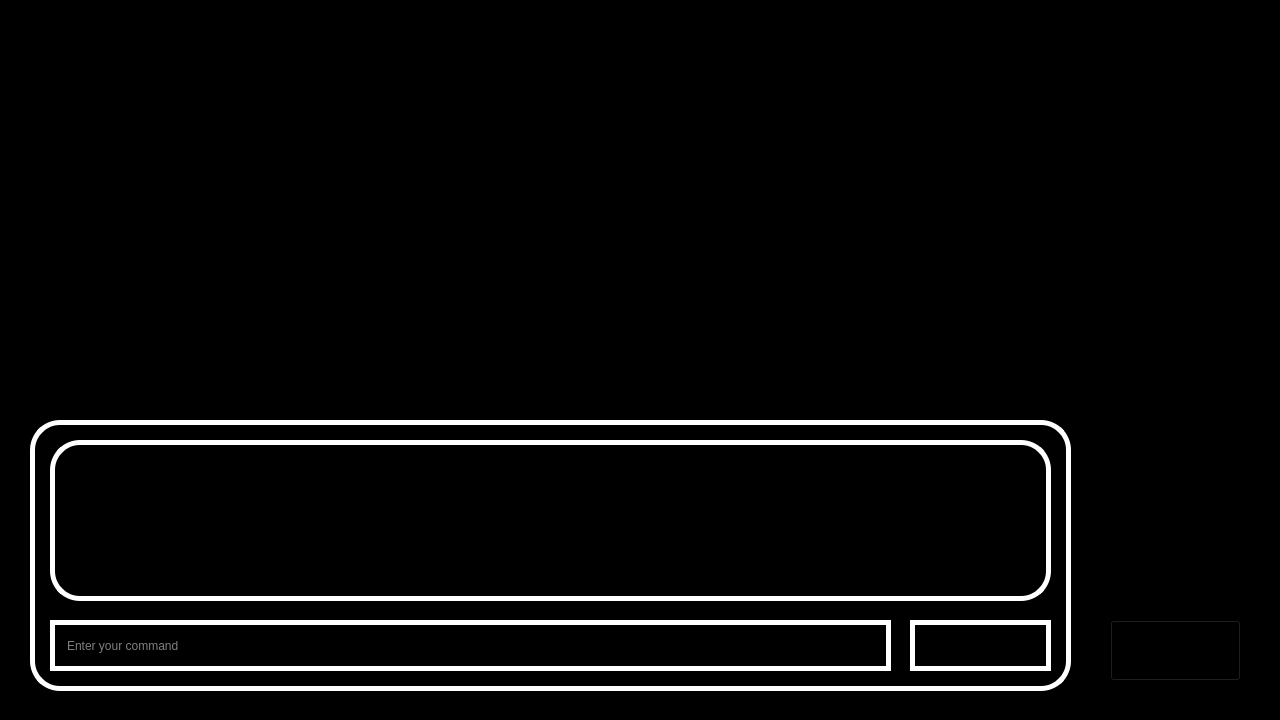
<?xml version="1.0" encoding="UTF-8"?>
<ui version="4.0">
 <class>Dialog</class>
 <widget class="QDialog" name="Dialog">
  <property name="geometry">
   <rect>
    <x>0</x>
    <y>0</y>
    <width>1280</width>
    <height>720</height>
   </rect>
  </property>
  <property name="windowTitle">
   <string>Dialog</string>
  </property>
  <property name="styleSheet">
   <string notr="true">background-color: rgb(0, 0, 0);</string>
  </property>
  <widget class="QLabel" name="label">
   <property name="geometry">
    <rect>
     <x>370</x>
     <y>10</y>
     <width>601</width>
     <height>91</height>
    </rect>
   </property>
   <property name="text">
    <string/>
   </property>
   <property name="pixmap">
    <pixmap>../JarvisImages/logo.png</pixmap>
   </property>
   <property name="scaledContents">
    <bool>true</bool>
   </property>
  </widget>
  <widget class="QLabel" name="listeningImg">
   <property name="enabled">
    <bool>false</bool>
   </property>
   <property name="geometry">
    <rect>
     <x>10</x>
     <y>100</y>
     <width>361</width>
     <height>261</height>
    </rect>
   </property>
   <property name="text">
    <string/>
   </property>
   <property name="pixmap">
    <pixmap>../JarvisImages/voicerecog.gif</pixmap>
   </property>
   <property name="scaledContents">
    <bool>true</bool>
   </property>
  </widget>
  <widget class="QLabel" name="label_3">
   <property name="geometry">
    <rect>
     <x>1020</x>
     <y>100</y>
     <width>261</width>
     <height>481</height>
    </rect>
   </property>
   <property name="styleSheet">
    <string notr="true">background-color:transparent;</string>
   </property>
   <property name="text">
    <string/>
   </property>
   <property name="pixmap">
    <pixmap>../JarvisImages/ironman.webp</pixmap>
   </property>
   <property name="scaledContents">
    <bool>true</bool>
   </property>
  </widget>
  <widget class="QLabel" name="arc_reactor">
   <property name="geometry">
    <rect>
     <x>390</x>
     <y>110</y>
     <width>511</width>
     <height>291</height>
    </rect>
   </property>
   <property name="text">
    <string/>
   </property>
   <property name="pixmap">
    <pixmap>../JarvisImages/arcreactor.gif</pixmap>
   </property>
   <property name="scaledContents">
    <bool>true</bool>
   </property>
  </widget>
  <widget class="QLabel" name="label_5">
   <property name="geometry">
    <rect>
     <x>380</x>
     <y>110</y>
     <width>111</width>
     <height>91</height>
    </rect>
   </property>
   <property name="text">
    <string/>
   </property>
   <property name="pixmap">
    <pixmap>../JarvisImages/blkimg.png</pixmap>
   </property>
   <property name="scaledContents">
    <bool>true</bool>
   </property>
  </widget>
  <widget class="QLabel" name="label_6">
   <property name="geometry">
    <rect>
     <x>800</x>
     <y>310</y>
     <width>111</width>
     <height>91</height>
    </rect>
   </property>
   <property name="text">
    <string/>
   </property>
   <property name="pixmap">
    <pixmap>../JarvisImages/blkimg.png</pixmap>
   </property>
   <property name="scaledContents">
    <bool>true</bool>
   </property>
  </widget>
  <widget class="QLabel" name="micImg">
   <property name="geometry">
    <rect>
     <x>10</x>
     <y>100</y>
     <width>361</width>
     <height>261</height>
    </rect>
   </property>
   <property name="text">
    <string/>
   </property>
   <property name="pixmap">
    <pixmap>../JarvisImages/listening.gif</pixmap>
   </property>
   <property name="scaledContents">
    <bool>true</bool>
   </property>
  </widget>
  <widget class="QFrame" name="frame">
   <property name="geometry">
    <rect>
     <x>30</x>
     <y>420</y>
     <width>1041</width>
     <height>271</height>
    </rect>
   </property>
   <property name="styleSheet">
    <string notr="true">color: rgb(255, 255, 255);
border-color: rgb(255, 255, 255);
border-radius: 30px;
border-width: 5px 5px 5px 5px;
border-style: solid;</string>
   </property>
   <property name="frameShape">
    <enum>QFrame::StyledPanel</enum>
   </property>
   <property name="frameShadow">
    <enum>QFrame::Raised</enum>
   </property>
   <widget class="QPushButton" name="submitBtn">
    <property name="geometry">
     <rect>
      <x>880</x>
      <y>200</y>
      <width>141</width>
      <height>51</height>
     </rect>
    </property>
    <property name="cursor">
     <cursorShape>PointingHandCursor</cursorShape>
    </property>
    <property name="styleSheet">
     <string notr="true">border-image: url(:/JarvisImages/startButton.png);</string>
    </property>
    <property name="text">
     <string/>
    </property>
   </widget>
   <widget class="QLineEdit" name="terminalInputBox">
    <property name="geometry">
     <rect>
      <x>20</x>
      <y>200</y>
      <width>841</width>
      <height>51</height>
     </rect>
    </property>
    <property name="styleSheet">
     <string notr="true">font: 15pt &quot;Segoe UI&quot;;
padding-left: 10px;</string>
    </property>
    <property name="placeholderText">
     <string>Enter your command</string>
    </property>
   </widget>
   <widget class="QPlainTextEdit" name="terminalOutputBox">
    <property name="geometry">
     <rect>
      <x>20</x>
      <y>20</y>
      <width>1001</width>
      <height>161</height>
     </rect>
    </property>
   </widget>
  </widget>
  <widget class="QPushButton" name="pushButton">
   <property name="geometry">
    <rect>
     <x>1110</x>
     <y>620</y>
     <width>131</width>
     <height>61</height>
    </rect>
   </property>
   <property name="styleSheet">
    <string notr="true">border-image: url(:/JarvisImages/exitButton.png);</string>
   </property>
   <property name="text">
    <string/>
   </property>
  </widget>
 </widget>
 <resources/>
 <connections/>
</ui>
